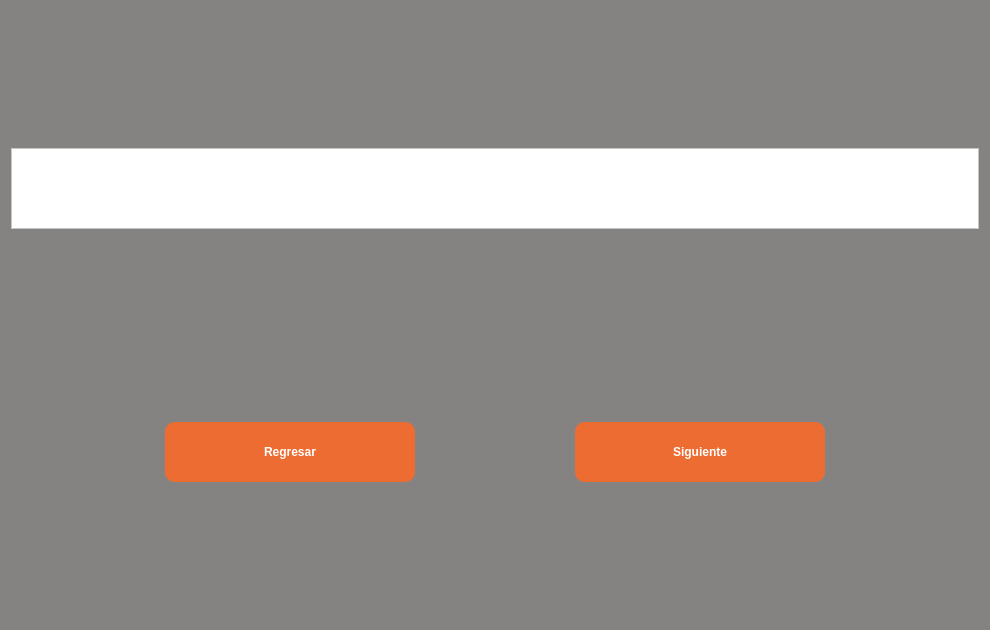
<?xml version="1.0" encoding="UTF-8"?>
<ui version="4.0">
 <class>Form</class>
 <widget class="QWidget" name="Form">
  <property name="windowModality">
   <enum>Qt::WindowModal</enum>
  </property>
  <property name="geometry">
   <rect>
    <x>0</x>
    <y>0</y>
    <width>990</width>
    <height>630</height>
   </rect>
  </property>
  <property name="palette">
   <palette>
    <active>
     <colorrole role="WindowText">
      <brush brushstyle="SolidPattern">
       <color alpha="255">
        <red>255</red>
        <green>255</green>
        <blue>255</blue>
       </color>
      </brush>
     </colorrole>
     <colorrole role="Button">
      <brush brushstyle="SolidPattern">
       <color alpha="255">
        <red>132</red>
        <green>131</green>
        <blue>130</blue>
       </color>
      </brush>
     </colorrole>
     <colorrole role="Light">
      <brush brushstyle="SolidPattern">
       <color alpha="255">
        <red>255</red>
        <green>255</green>
        <blue>255</blue>
       </color>
      </brush>
     </colorrole>
     <colorrole role="Midlight">
      <brush brushstyle="SolidPattern">
       <color alpha="255">
        <red>255</red>
        <green>255</green>
        <blue>255</blue>
       </color>
      </brush>
     </colorrole>
     <colorrole role="Dark">
      <brush brushstyle="SolidPattern">
       <color alpha="255">
        <red>127</red>
        <green>127</green>
        <blue>127</blue>
       </color>
      </brush>
     </colorrole>
     <colorrole role="Mid">
      <brush brushstyle="SolidPattern">
       <color alpha="255">
        <red>170</red>
        <green>170</green>
        <blue>170</blue>
       </color>
      </brush>
     </colorrole>
     <colorrole role="Text">
      <brush brushstyle="SolidPattern">
       <color alpha="255">
        <red>255</red>
        <green>255</green>
        <blue>255</blue>
       </color>
      </brush>
     </colorrole>
     <colorrole role="BrightText">
      <brush brushstyle="SolidPattern">
       <color alpha="255">
        <red>255</red>
        <green>255</green>
        <blue>255</blue>
       </color>
      </brush>
     </colorrole>
     <colorrole role="ButtonText">
      <brush brushstyle="SolidPattern">
       <color alpha="255">
        <red>255</red>
        <green>255</green>
        <blue>255</blue>
       </color>
      </brush>
     </colorrole>
     <colorrole role="Base">
      <brush brushstyle="SolidPattern">
       <color alpha="255">
        <red>132</red>
        <green>131</green>
        <blue>130</blue>
       </color>
      </brush>
     </colorrole>
     <colorrole role="Window">
      <brush brushstyle="SolidPattern">
       <color alpha="255">
        <red>132</red>
        <green>131</green>
        <blue>130</blue>
       </color>
      </brush>
     </colorrole>
     <colorrole role="Shadow">
      <brush brushstyle="SolidPattern">
       <color alpha="255">
        <red>0</red>
        <green>0</green>
        <blue>0</blue>
       </color>
      </brush>
     </colorrole>
     <colorrole role="AlternateBase">
      <brush brushstyle="SolidPattern">
       <color alpha="255">
        <red>255</red>
        <green>255</green>
        <blue>255</blue>
       </color>
      </brush>
     </colorrole>
     <colorrole role="ToolTipBase">
      <brush brushstyle="SolidPattern">
       <color alpha="255">
        <red>255</red>
        <green>255</green>
        <blue>220</blue>
       </color>
      </brush>
     </colorrole>
     <colorrole role="ToolTipText">
      <brush brushstyle="SolidPattern">
       <color alpha="255">
        <red>0</red>
        <green>0</green>
        <blue>0</blue>
       </color>
      </brush>
     </colorrole>
    </active>
    <inactive>
     <colorrole role="WindowText">
      <brush brushstyle="SolidPattern">
       <color alpha="255">
        <red>255</red>
        <green>255</green>
        <blue>255</blue>
       </color>
      </brush>
     </colorrole>
     <colorrole role="Button">
      <brush brushstyle="SolidPattern">
       <color alpha="255">
        <red>132</red>
        <green>131</green>
        <blue>130</blue>
       </color>
      </brush>
     </colorrole>
     <colorrole role="Light">
      <brush brushstyle="SolidPattern">
       <color alpha="255">
        <red>255</red>
        <green>255</green>
        <blue>255</blue>
       </color>
      </brush>
     </colorrole>
     <colorrole role="Midlight">
      <brush brushstyle="SolidPattern">
       <color alpha="255">
        <red>255</red>
        <green>255</green>
        <blue>255</blue>
       </color>
      </brush>
     </colorrole>
     <colorrole role="Dark">
      <brush brushstyle="SolidPattern">
       <color alpha="255">
        <red>127</red>
        <green>127</green>
        <blue>127</blue>
       </color>
      </brush>
     </colorrole>
     <colorrole role="Mid">
      <brush brushstyle="SolidPattern">
       <color alpha="255">
        <red>170</red>
        <green>170</green>
        <blue>170</blue>
       </color>
      </brush>
     </colorrole>
     <colorrole role="Text">
      <brush brushstyle="SolidPattern">
       <color alpha="255">
        <red>255</red>
        <green>255</green>
        <blue>255</blue>
       </color>
      </brush>
     </colorrole>
     <colorrole role="BrightText">
      <brush brushstyle="SolidPattern">
       <color alpha="255">
        <red>255</red>
        <green>255</green>
        <blue>255</blue>
       </color>
      </brush>
     </colorrole>
     <colorrole role="ButtonText">
      <brush brushstyle="SolidPattern">
       <color alpha="255">
        <red>255</red>
        <green>255</green>
        <blue>255</blue>
       </color>
      </brush>
     </colorrole>
     <colorrole role="Base">
      <brush brushstyle="SolidPattern">
       <color alpha="255">
        <red>132</red>
        <green>131</green>
        <blue>130</blue>
       </color>
      </brush>
     </colorrole>
     <colorrole role="Window">
      <brush brushstyle="SolidPattern">
       <color alpha="255">
        <red>132</red>
        <green>131</green>
        <blue>130</blue>
       </color>
      </brush>
     </colorrole>
     <colorrole role="Shadow">
      <brush brushstyle="SolidPattern">
       <color alpha="255">
        <red>0</red>
        <green>0</green>
        <blue>0</blue>
       </color>
      </brush>
     </colorrole>
     <colorrole role="AlternateBase">
      <brush brushstyle="SolidPattern">
       <color alpha="255">
        <red>255</red>
        <green>255</green>
        <blue>255</blue>
       </color>
      </brush>
     </colorrole>
     <colorrole role="ToolTipBase">
      <brush brushstyle="SolidPattern">
       <color alpha="255">
        <red>255</red>
        <green>255</green>
        <blue>220</blue>
       </color>
      </brush>
     </colorrole>
     <colorrole role="ToolTipText">
      <brush brushstyle="SolidPattern">
       <color alpha="255">
        <red>0</red>
        <green>0</green>
        <blue>0</blue>
       </color>
      </brush>
     </colorrole>
    </inactive>
    <disabled>
     <colorrole role="WindowText">
      <brush brushstyle="SolidPattern">
       <color alpha="255">
        <red>255</red>
        <green>255</green>
        <blue>255</blue>
       </color>
      </brush>
     </colorrole>
     <colorrole role="Button">
      <brush brushstyle="SolidPattern">
       <color alpha="255">
        <red>132</red>
        <green>131</green>
        <blue>130</blue>
       </color>
      </brush>
     </colorrole>
     <colorrole role="Light">
      <brush brushstyle="SolidPattern">
       <color alpha="255">
        <red>255</red>
        <green>255</green>
        <blue>255</blue>
       </color>
      </brush>
     </colorrole>
     <colorrole role="Midlight">
      <brush brushstyle="SolidPattern">
       <color alpha="255">
        <red>255</red>
        <green>255</green>
        <blue>255</blue>
       </color>
      </brush>
     </colorrole>
     <colorrole role="Dark">
      <brush brushstyle="SolidPattern">
       <color alpha="255">
        <red>127</red>
        <green>127</green>
        <blue>127</blue>
       </color>
      </brush>
     </colorrole>
     <colorrole role="Mid">
      <brush brushstyle="SolidPattern">
       <color alpha="255">
        <red>170</red>
        <green>170</green>
        <blue>170</blue>
       </color>
      </brush>
     </colorrole>
     <colorrole role="Text">
      <brush brushstyle="SolidPattern">
       <color alpha="255">
        <red>255</red>
        <green>255</green>
        <blue>255</blue>
       </color>
      </brush>
     </colorrole>
     <colorrole role="BrightText">
      <brush brushstyle="SolidPattern">
       <color alpha="255">
        <red>255</red>
        <green>255</green>
        <blue>255</blue>
       </color>
      </brush>
     </colorrole>
     <colorrole role="ButtonText">
      <brush brushstyle="SolidPattern">
       <color alpha="255">
        <red>255</red>
        <green>255</green>
        <blue>255</blue>
       </color>
      </brush>
     </colorrole>
     <colorrole role="Base">
      <brush brushstyle="SolidPattern">
       <color alpha="255">
        <red>132</red>
        <green>131</green>
        <blue>130</blue>
       </color>
      </brush>
     </colorrole>
     <colorrole role="Window">
      <brush brushstyle="SolidPattern">
       <color alpha="255">
        <red>132</red>
        <green>131</green>
        <blue>130</blue>
       </color>
      </brush>
     </colorrole>
     <colorrole role="Shadow">
      <brush brushstyle="SolidPattern">
       <color alpha="255">
        <red>0</red>
        <green>0</green>
        <blue>0</blue>
       </color>
      </brush>
     </colorrole>
     <colorrole role="AlternateBase">
      <brush brushstyle="SolidPattern">
       <color alpha="255">
        <red>255</red>
        <green>255</green>
        <blue>255</blue>
       </color>
      </brush>
     </colorrole>
     <colorrole role="ToolTipBase">
      <brush brushstyle="SolidPattern">
       <color alpha="255">
        <red>255</red>
        <green>255</green>
        <blue>220</blue>
       </color>
      </brush>
     </colorrole>
     <colorrole role="ToolTipText">
      <brush brushstyle="SolidPattern">
       <color alpha="255">
        <red>0</red>
        <green>0</green>
        <blue>0</blue>
       </color>
      </brush>
     </colorrole>
    </disabled>
   </palette>
  </property>
  <property name="windowTitle">
   <string>Generador de Diplomas</string>
  </property>
  <property name="autoFillBackground">
   <bool>false</bool>
  </property>
  <property name="styleSheet">
   <string notr="true">color: white;
background-color: rgb(132, 131, 130);</string>
  </property>
  <layout class="QVBoxLayout" name="verticalLayout">
   <item>
    <widget class="QFrame" name="frame">
     <property name="maximumSize">
      <size>
       <width>16777215</width>
       <height>81</height>
      </size>
     </property>
     <property name="autoFillBackground">
      <bool>false</bool>
     </property>
     <property name="styleSheet">
      <string notr="true">background-color: rgb(255, 255, 255)
</string>
     </property>
     <property name="frameShape">
      <enum>QFrame::StyledPanel</enum>
     </property>
     <property name="frameShadow">
      <enum>QFrame::Raised</enum>
     </property>
     <layout class="QGridLayout" name="gridLayout_2">
      <item row="0" column="0">
       <widget class="QLabel" name="lbLogo">
        <property name="sizePolicy">
         <sizepolicy hsizetype="Maximum" vsizetype="Preferred">
          <horstretch>0</horstretch>
          <verstretch>0</verstretch>
         </sizepolicy>
        </property>
        <property name="autoFillBackground">
         <bool>false</bool>
        </property>
        <property name="styleSheet">
         <string notr="true"/>
        </property>
        <property name="text">
         <string/>
        </property>
        <property name="pixmap">
         <pixmap>../images/csoftmty_logo.png</pixmap>
        </property>
        <property name="scaledContents">
         <bool>false</bool>
        </property>
       </widget>
      </item>
     </layout>
    </widget>
   </item>
   <item>
    <layout class="QVBoxLayout" name="vlPDF">
     <property name="leftMargin">
      <number>50</number>
     </property>
     <property name="topMargin">
      <number>50</number>
     </property>
     <property name="rightMargin">
      <number>50</number>
     </property>
    </layout>
   </item>
   <item>
    <layout class="QHBoxLayout" name="hlButtons">
     <item>
      <widget class="QPushButton" name="btnBack">
       <property name="sizePolicy">
        <sizepolicy hsizetype="Maximum" vsizetype="Fixed">
         <horstretch>0</horstretch>
         <verstretch>0</verstretch>
        </sizepolicy>
       </property>
       <property name="minimumSize">
        <size>
         <width>250</width>
         <height>60</height>
        </size>
       </property>
       <property name="font">
        <font>
         <pointsize>9</pointsize>
         <weight>75</weight>
         <bold>true</bold>
        </font>
       </property>
       <property name="styleSheet">
        <string notr="true">background-color: rgb(237, 108, 50);
border-radius: 10px</string>
       </property>
       <property name="text">
        <string>Regresar</string>
       </property>
      </widget>
     </item>
     <item>
      <widget class="QPushButton" name="btnNext">
       <property name="sizePolicy">
        <sizepolicy hsizetype="Maximum" vsizetype="Fixed">
         <horstretch>0</horstretch>
         <verstretch>0</verstretch>
        </sizepolicy>
       </property>
       <property name="minimumSize">
        <size>
         <width>250</width>
         <height>60</height>
        </size>
       </property>
       <property name="font">
        <font>
         <pointsize>9</pointsize>
         <weight>75</weight>
         <bold>true</bold>
        </font>
       </property>
       <property name="styleSheet">
        <string notr="true">background-color: rgb(237, 108, 50);
border-radius: 10px</string>
       </property>
       <property name="text">
        <string>Siguiente</string>
       </property>
      </widget>
     </item>
    </layout>
   </item>
  </layout>
 </widget>
 <resources/>
 <connections/>
</ui>
